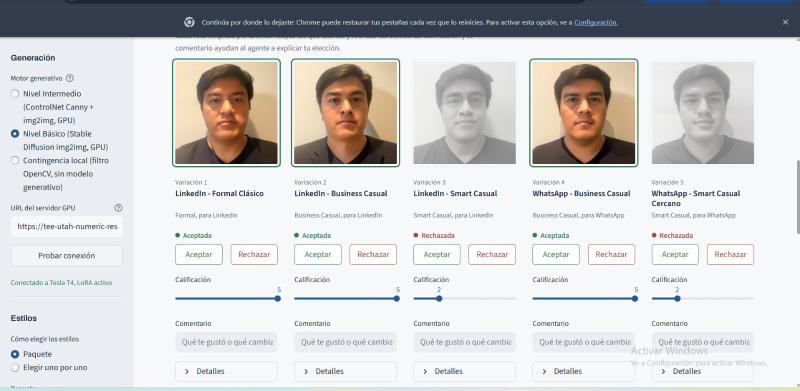
#> input picture Project-II/entregable/informe/images/cap3.jpeg, 1600 x 782 px, given in place of fig3_intermedio.png, which was not available (shown at 1/2 size)
$ python recortar_imagenes.py
#> lines starting #> are read from the running program, lines starting #| are printed output that depends on the picture
from pathlib import Path

from PIL import Image

HERE = Path(__file__).resolve().parent
FIGURES = HERE.parents[1] / "informe" / "figuras"
OUT = HERE / "img"
OUT.mkdir(exist_ok=True)

TILE = 384
LABEL_BAND = 28


def tiles(name: str, prefix: str, count: int) -> None:
#> called with name = 'fig3_intermedio.png', prefix = 'intermedio', count = 6
    strip = Image.open(FIGURES / name).convert("RGB")
#> strip is the input picture: PIL image 1600x782 RGB; mean R, G, B 208.8, 208.5, 209
    for index in range(count):
        box = (index * TILE, LABEL_BAND, (index + 1) * TILE, LABEL_BAND + TILE)
        strip.crop(box).save(OUT / f"{prefix}_{index}.png")
#> this loop made 6 passes
#> pass 1, in tiles, `strip.crop(box).save(OUT / f"{prefix}_{index}.png")`:
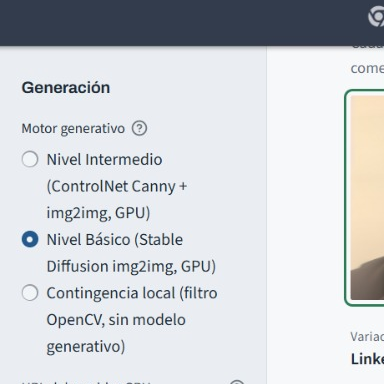
#> saved as intermedio_0.png: PIL image 384x384 RGB; mean R, G, B 206.9, 209.9, 214.1
#> pass 2, in tiles, `strip.crop(box).save(OUT / f"{prefix}_{index}.png")`:
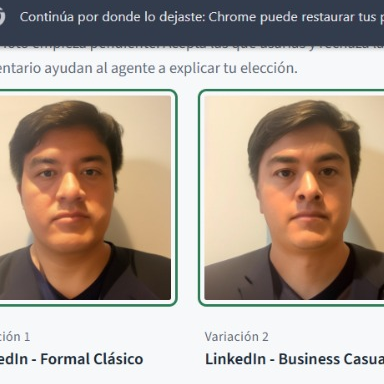
#> saved as intermedio_1.png: PIL image 384x384 RGB; mean R, G, B 176.4, 162.9, 151.3


def preprocessing() -> None:
    sheet = Image.open(FIGURES / "fig2_entrada_preprocesamiento.png").convert("RGB")
    width, height = sheet.size
    original_width = width - 2 * height - 24
    sheet.crop((0, 0, original_width, height)).save(OUT / "pre_original.png")
    sheet.crop((original_width + 12, 0, original_width + 12 + height, height)).save(OUT / "pre_recorte.png")
    sheet.crop((width - height, 0, width, height)).save(OUT / "pre_canny.png")


if __name__ == "__main__":
    tiles("fig3_intermedio.png", "intermedio", 6)
    tiles("fig4_basico.png", "basico", 6)
#> call 2 of tiles, with name = 'fig4_basico.png', prefix = 'basico', count = 6
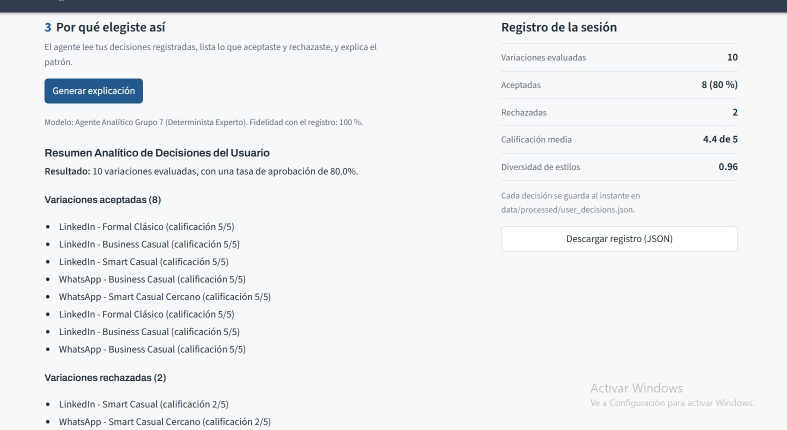
#> input picture Project-II/entregable/informe/images/cap4.jpeg, 1573 x 860 px, given in place of fig4_basico.png, which was not available (shown at 1/2 size)
#> in tiles, strip is the input picture: PIL image 1573x860 RGB; mean R, G, B 234.5, 236.5, 239.3
#> the loop in tiles (call 2), `for index in range(count):` made 6 passes
#> pass 1, in tiles (call 2), `strip.crop(box).save(OUT / f"{prefix}_{index}.png")`:
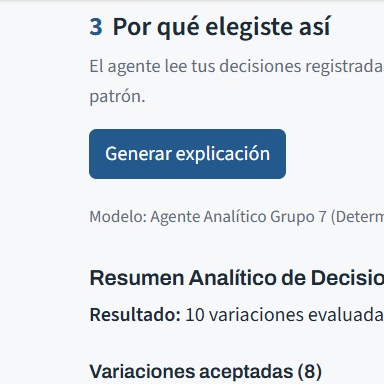
#> saved as basico_0.png: PIL image 384x384 RGB; mean R, G, B 223.1, 228.1, 233.3
#> pass 2, in tiles (call 2), `strip.crop(box).save(OUT / f"{prefix}_{index}.png")`:
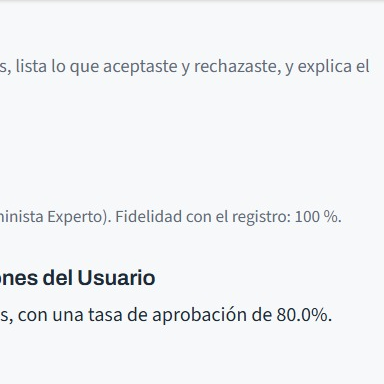
#> saved as basico_1.png: PIL image 384x384 RGB; mean R, G, B 241.5, 242.9, 245
    tiles("fig5_barrido.png", "barrido", 4)
#> (the run stopped early here; a loop or call above may not have finished)
